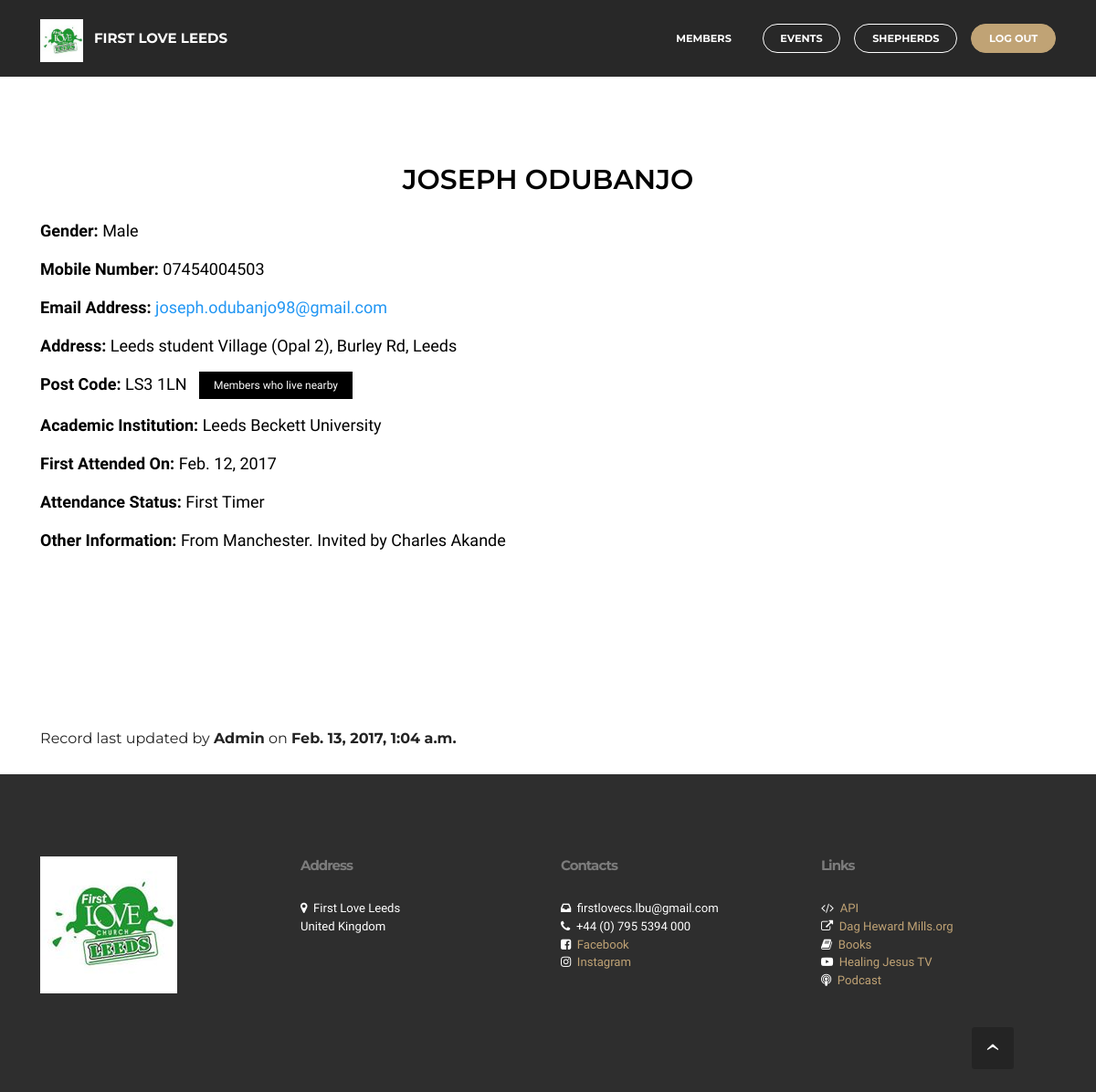
The page /member/Joseph Odubanjo/ (signed in) on the database its author committed.
### member/models.py (models this page shows, shortened)
class Member(models.Model):
	name = models.CharField(max_length=50, unique=True)
	gender = models.ForeignKey('Gender', on_delete=models.CASCADE, related_name="sex", null=True)
	mobile_no = models.CharField(max_length=50, blank=True, null=True, unique=False, verbose_name="Mobile number")
	email = models.EmailField(max_length=50, blank=True, null=True, verbose_name="Email Address")
	date_of_birth = models.DateField(blank=True, null=True)
	address = models.TextField(max_length=200, blank=True, null=True)
	post_code = models.CharField(max_length=10, blank=True, null=True)
	academic_institution = models.ForeignKey('AcademicInstitution', on_delete=models.CASCADE, 						related_name="academic_institution", null=True, blank=True, )
	course = models.CharField(max_length=100, blank=True)
	first_attended = models.DateField(blank=True, null=True)
	attendance_status = models.ForeignKey('Attendance', on_delete=models.CASCADE, related_name="attendance_status")
	shepherd = models.ForeignKey(User, on_delete=models.CASCADE)
	last_visited = models.DateField(null=True, blank=True)
	extra_info = models.TextField(max_length=2000, blank=True)
	last_modified = models.DateTimeField(auto_now=True)
	class Meta:
		ordering = ["name"]

class Gender(models.Model):
	gender = models.CharField(max_length=200, unique=True, null=True)
	def __str__(self):
		return self.gender
	class Meta:
		ordering = ["gender"]
		verbose_name_plural = "Gender"

class AcademicInstitution(models.Model):
	name = models.CharField(max_length=200, unique=True, null=True)
	def __str__(self):
		return self.name
	class Meta:
		ordering = ["name"]

class Attendance(models.Model):
	status = models.CharField(max_length=200, unique=True, null=True)
	def __str__(self):
		return self.status
	class Meta:
		ordering = ["status"]
		verbose_name_plural = "Attendance"

### member/views.py (the view)
@login_required
def member_info(request, name):
	member = Member.objects.get(name__iexact= name)
	context = {
		'member': member
	}
	return render (request, 'member/member_info.html', context)

### member/templatetags/first_love_custom.py (called while the page is built)
@register.filter(name='length_is_gt', is_safe=False)
def length_is_gt(text, value):
	return len(str(text)) > value

@register.filter(name='regex_validates', is_safe=False)
def regex_validates(text, value):
	return re.findall(value, text)

### member/templates/member/member_info.html (shortened to what this page needs)
{% extends '_partial/base.html' %}
{% load first_love_custom %}

### welcome/templates/_partial/base.html (shortened to what this page needs)
{% spaceless %}
{% load staticfiles %}
{% endspaceless %}

### firstlove/static/dropdown/css/style.css (style rules this page uses)
.navbar-dropdown { left: 0; padding: 0; position: absolute; right: 0; top: 0; transition: all 0.45s ease; z-index: 1030; }
.navbar-dropdown .navbar-brand { float: none; font-size: 0; padding: 1.25rem 0; position: relative; transition: padding 0.25s ease; white-space: nowrap; }
.navbar-dropdown .navbar-brand::before { content: ""; display: inline-block; height: 100%; vertical-align: middle; }
.navbar-dropdown .navbar-logo, .navbar-dropdown .navbar-caption { display: inline-block; vertical-align: middle; }
.navbar-dropdown .navbar-logo { margin-right: 0.8rem; transition: margin 0.3s ease-in-out; }
.navbar-dropdown .navbar-logo img { height: 3.125rem; transition: all 0.3s ease-in-out; }
.navbar-dropdown .mbr-table-cell { height: 5.625rem; }
.navbar-dropdown .navbar-caption { font-family: "Montserrat"; font-size: 1rem; font-weight: 700; white-space: normal; }
.navbar-dropdown .navbar-caption, .navbar-dropdown .navbar-caption:hover { color: inherit; text-decoration: none; }
.navbar-dropdown.navbar-fixed-top { position: fixed; }
.nav-dropdown { display: table !important; font-family: "Montserrat"; font-size: 0.75rem; font-weight: 700; height: auto !important; }
.nav-dropdown .nav-item { display: table-cell; float: none; vertical-align: middle; }
.nav-dropdown .nav-btn { padding-left: 1rem; }
.nav-dropdown .link { margin: 1.667em; padding: 0; transition: color .2s ease-in-out; }
.nav-dropdown .link::after, .nav-dropdown .dropdown-item::after { color: inherit; }
.nav-dropdown .btn { font-size: 0.75rem; font-weight: 700; letter-spacing: 0; margin-bottom: 0; padding-left: 1.25rem; padding-right: 1.25rem; }

### firstlove/static/mobirise/css/mbr-additional.css (style rules this page uses)
body, input, textarea, .mbr-company .list-group-text { font-family: 'Raleway', sans-serif; }
.btn, .alert, h1, h2, h3, h4, h5, h6, .h1, .h2, .h3, .h4, .h5, .h6, .display-1, .display-2, .display-3, .display-4, .mbr-figure .mbr-figure-caption, .mbr-gallery-title, .mbr-map [data-state-details], .mbr-price { font-family: 'Montserrat', sans-serif; }
.mbr-footer-content h1, .mbr-footer .mbr-contacts h1, .mbr-footer-content h2, .mbr-footer .mbr-contacts h2, .mbr-footer-content h3, .mbr-footer .mbr-contacts h3, .mbr-footer-content h4, .mbr-footer .mbr-contacts h4, .mbr-footer-content p strong, .mbr-footer .mbr-contacts p strong, .mbr-footer-content strong, .mbr-footer .mbr-contacts strong { font-family: 'Montserrat', sans-serif; }
.btn { border-radius: 1.6em; }
.btn-primary { background-color: #c0a375; border-color: #c0a375; color: #ffffff; }
.text-primary { color: #c0a375 !important; }
.mbr-footer p a, .mbr-footer ul a { color: #c0a375; }
#ext_menu-7 .navbar-caption { color: #ffffff; }
#ext_menu-7 .link, #ext_menu-7 .dropdown-item { color: #ffffff; }
#ext_menu-7 .link { font-size: 0.75rem; }
#ext_menu-7 .navbar, #ext_menu-7 .nav-dropdown-sm, #ext_menu-7 .nav-dropdown-sm .link[aria-expanded="true"], #ext_menu-7 .nav-dropdown-sm .dropdown-menu { background: #282828; }

### rows shown on the page
Member: name+shepherd+gender (picture), name+shepherd+gender "FIRST LOVE LEEDS MEMBERS EVENTS SHEPHERDS LOG OUT JOSEPH ODUBANJO Gender: Male Mobile Number: 07454004503 Email Address: joseph.odubanjo98@gmail.com Address: Leeds student Village (Opal 2), Burley Rd, Leeds Post Code: LS3 1LN Members who live nearby Academic Institution: Leeds Beckett University First Attended On: Feb. 12, 2017 Attendance Status: First Timer Other Information: From Manchester. Invited by Charles Akande Record last updated by Admin on Feb. 13, 2017, 1:04 a.m. Address First Love Leeds United Kingdom Contacts firstlovecs.lbu@gmail.com +44 (0) 795 5394 000 Facebook Instagram Links API Dag Heward Mills.org Books Healing Jesus TV Podcast"
